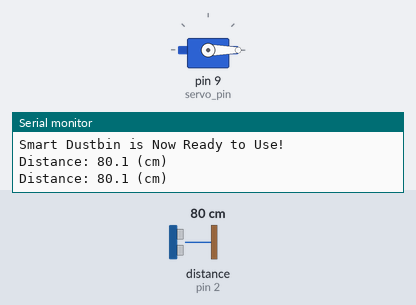
The sketch below on a simulated Arduino Uno, built with avr-gcc and run on an emulated ATmega328P. On the bench: servo, the last lines printed to the serial monitor. Wiring (inferred from the names in the program): ultrasonic range finder: trigger pin 7; echo pin 2. The test bench sets the inputs (shaded band); at power-on: distance to the obstacle (sensor on pin 2) 80 cm. The echo pulse lasts 58.3 µs per cm.

Above: at 2.8 s.
2.9 s: distance to the obstacle (sensor on pin 2) set to 22 cm
4.4 s: distance to the obstacle (sensor on pin 2) set to 18 cm
At 5.5 s:
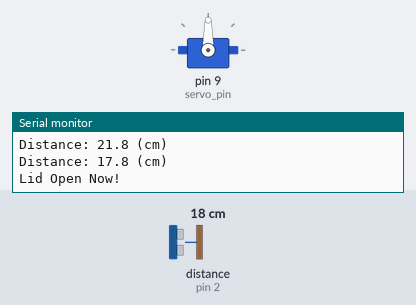
Timing chart, 0 to 7.4 s (numbered marks = the images above; inputs shaded):
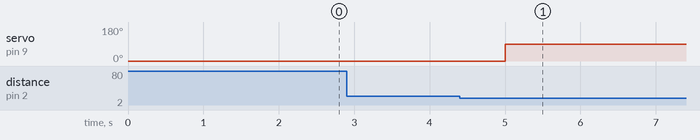

The sketch:

bonus_iiib_smart_dustbin.ino
```cpp
#include <Servo.h>

//for HC-SR04 Ultrasonic pins
const byte trig_pin = 7;
const byte echo_pin = 2;


//For servo signal pins
const byte servo_pin = 9;


//For dustbin settings
const float open_distance_in_cm = 20.0;
const unsigned long close_lid_for_delay_in_ms = 5000;


Servo lidServo;


bool lid_open = false;
unsigned long last_detection_time = 0;
unsigned long last_measurement_time = 0;


void setup() {

  Serial.begin(9600);

  pinMode(trig_pin, OUTPUT);
  pinMode(echo_pin,INPUT);

  digitalWrite(trig_pin, LOW);

  lidServo.attach(servo_pin);
  lidServo.write(0);

  Serial.println("Smart Dustbin is Now Ready to Use!");
  //println for creating a newline after the output
}

void loop() {
  unsigned long now = millis();


//For measuring distance every 100 mili seconds
  if(now - last_measurement_time >= 1000){

    last_measurement_time = now;

    //Now, send the ultrasonic triggered pulse
    digitalWrite(trig_pin, LOW);
    delayMicroseconds(2);

    digitalWrite(trig_pin, HIGH);
    delayMicroseconds(10);

    digitalWrite(trig_pin, LOW);


    //Reading the echo pulse
    unsigned long duration = pulseIn(echo_pin, HIGH, 30000UL);

    if(duration > 0){
      float distance_cm = duration / 58.0;

      Serial.print("Distance: ");
      Serial.print(distance_cm,1);
      Serial.println(" (cm)");


      //Opening lid when any object is near to the dustbin
      if(distance_cm <= open_distance_in_cm){

        last_detection_time = now;

        if(!lid_open){
          lidServo.write(90);
          lid_open = true;
          Serial.println("Lid Open Now!");

        }

      }

    }
  }

  //Close lid after the object goes beyond 20 cm

  if(lid_open && now - last_detection_time >= close_lid_for_delay_in_ms){
    lidServo.write(0);
    lid_open = false;
    Serial.println("Lid Closed!");
  }

}
```

Measured:
- the behaviour switches between 21 and 20 cm on distance to the obstacle (sensor on pin 2) (found by bisection; images 0 and 1)
- after the input at 4.4 s, servo on pin 9 (servo_pin): 0° → 90° after 0.60 s
